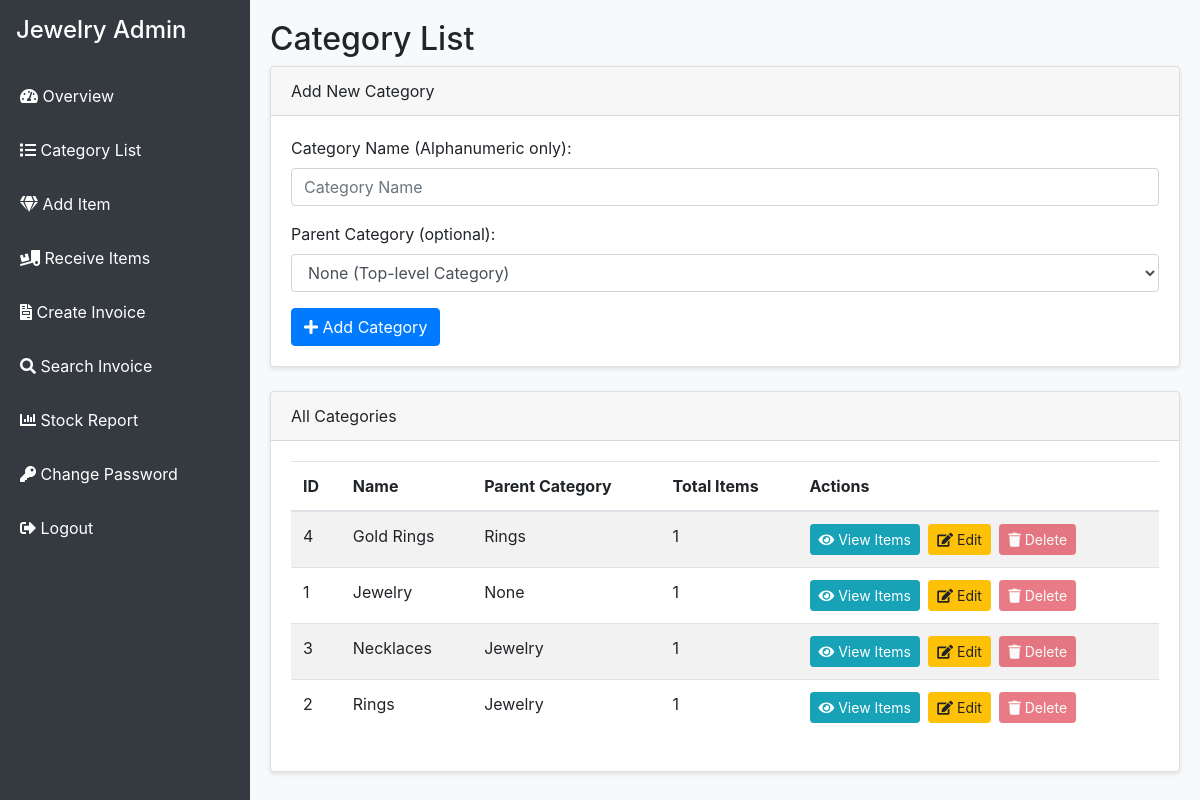
The app's page /category_list.php (signed in) with its own data.
### tables this page shows
CREATE TABLE `categories` (
  `id` int(11) NOT NULL,
  `name` varchar(100) NOT NULL,
  `parent_id` int(11) DEFAULT NULL
);

### category_list.php (the view, shortened to what this page needs)
<?php
require_once 'db_connect.php';
try {
    $stmt = $conn->query("SELECT c1.id, c1.name, c2.name AS parent_name
                          FROM categories c1
                          LEFT JOIN categories c2 ON c1.parent_id = c2.id
                          ORDER BY c1.name ASC");
    $categories = $stmt->fetchAll(PDO::FETCH_ASSOC);
} catch(PDOException $e) {
    $error_message = "Error loading categories: " . $e->getMessage();
}
?>
<!DOCTYPE html>
<html>
<head>
    <link rel="stylesheet" href="https://maxcdn.bootstrapcdn.com/bootstrap/4.5.2/css/bootstrap.min.css">
    <link rel="stylesheet" href="https://cdnjs.cloudflare.com/ajax/libs/font-awesome/5.15.4/css/all.min.css">
</head>
<body>
    <div class="wrapper">
        <nav class="sidebar">
            <div class="p-3">
                <h4 class="text-white">Jewelry Admin</h4>
            </div>
            <ul class="nav flex-column">
                <li class="nav-item">
                    <a class="nav-link" href="dashboard.php#overview"><i class="fas fa-tachometer-alt"></i> Overview</a>
                </li>
                <li class="nav-item">
                    <a class="nav-link" href="category_list.php"><i class="fas fa-list"></i> Category List</a>
                </li>
                <li class="nav-item">
                    <a class="nav-link" href="dashboard.php#add-item"><i class="fas fa-gem"></i> Add Item</a>
                </li>
                <li class="nav-item">
                    <a class="nav-link" href="dashboard.php#receive-items"><i class="fas fa-truck-loading"></i> Receive Items</a>
                </li>
                <li class="nav-item">
                    <a class="nav-link" href="dashboard.php#create-invoice"><i class="fas fa-file-invoice"></i> Create Invoice</a>
                </li>
                <li class="nav-item">
                    <a class="nav-link" href="dashboard.php#search-invoice"><i class="fas fa-search"></i> Search Invoice</a>
                </li>
                <li class="nav-item">
                    <a class="nav-link" href="dashboard.php#stock-report"><i class="fas fa-chart-bar"></i> Stock Report</a>
                </li>
                <li class="nav-item">
                    <a class="nav-link" href="change_password.php"><i class="fas fa-key"></i> Change Password</a>
                </li>
                <li class="nav-item">
                    <a class="nav-link" href="logout.php"><i class="fas fa-sign-out-alt"></i> Logout</a>
                </li>
            </ul>
        </nav>
        <div class="content">
            <h2>Category List</h2>
            <div class="card mb-4">
                <div class="card-header">Add New Category</div>
                <div class="card-body form-section">
                    <form method="POST" action="process.php" id="addCategoryForm" onsubmit="return validateForm()">
                        <div class="form-group">
                            <label for="category_name">Category Name (Alphanumeric only):</label>
                            <input type="text" name="category_name" id="category_name" class="form-control"
                                   placeholder="Category Name" required pattern="[A-Za-z0-9\s]+"
                                   oninput="showSuggestions(this.value)">
                        </div>
                        <div class="form-group">
                            <label for="parent_id">Parent Category (optional):</label>
                            <select name="parent_id" id="parent_id" class="form-control">
                                <option value="">None (Top-level Category)</option>
                            </select>
                        </div>
                        <button type="submit" class="btn btn-primary"><i class="fas fa-plus"></i> Add Category</button>
                    </form>
                </div>
            </div>
            <div class="card">
                <div class="card-header">All Categories</div>
                <div class="card-body">
                    <?php if (empty($categories)): ?>
                        <p>No categories found.</p>
                    <?php else: ?>
                        <table class="table table-striped">
                            <thead>
                                <tr>
                                    <th>ID</th>
                                    <th>Name</th>
                                    <th>Parent Category</th>
                                    <th>Total Items</th>
                                    <th>Actions</th>
                                </tr>
                            </thead>
                            <tbody>
                                <?php foreach ($categories as $category): ?>
                                    <?php
                                    $stmt = $conn->prepare("SELECT COUNT(*) FROM items WHERE category_id = ?");
                                    $stmt->execute([$category['id']]);
                                    $item_count = $stmt->fetchColumn();
                                    $stmt = $conn->prepare("SELECT COUNT(*) FROM categories WHERE parent_id = ?");
                                    $stmt->execute([$category['id']]);
                                    $subcategory_count = $stmt->fetchColumn();
                                    ?>
                                    <tr>
                                        <td><?php echo $category['id']; ?></td>
                                        <td><?php echo htmlspecialchars($category['name']); ?></td>
                                        <td><?php echo $category['parent_name'] ? htmlspecialchars($category['parent_name']) : 'None'; ?></td>
                                        <td><?php echo $item_count; ?></td>
                                        <td>
                                            <a href="category_items.php?category_id=<?php echo $category['id']; ?>"
                                               class="btn btn-sm btn-info mr-1">
                                                <i class="fas fa-eye"></i> View Items
                                            </a>
                                            <a href="edit_category.php?id=<?php echo $category['id']; ?>"
                                               class="btn btn-sm btn-warning mr-1">
                                                <i class="fas fa-edit"></i> Edit
                                            </a>
                                            <?php if ($item_count == 0 && $subcategory_count == 0): ?>
                                                <a href="process.php?action=delete_category&id=<?php echo $category['id']; ?>"
                                                   class="btn btn-sm btn-danger"
                                                   onclick="return confirm('Are you sure you want to delete <?php echo htmlspecialchars($category['name']); ?>?')">
                                                    <i class="fas fa-trash"></i> Delete
                                                </a>
                                            <?php else: ?>
                                                <button class="btn btn-sm btn-danger" disabled
                                                        title="Cannot delete: Items or subcategories exist">
                                                    <i class="fas fa-trash"></i> Delete
                                                </button>
                                            <?php endif; ?>
                                        </td>
                                    </tr>
                                <?php endforeach; ?>
                            </tbody>
                        </table>
                    <?php endif; ?>
                </div>
            </div>
        </div>
    </div>
</body>
</html>

### category_list.php (style rules this page uses)
body { background-color: #f8f9fa; margin: 0; padding: 0; }
.wrapper { display: flex; min-height: 100vh; }
.sidebar { width: 250px; background: #343a40; color: white; position: fixed; height: 100%; }
.sidebar .nav-link { color: white; padding: 15px 20px; }
.content { margin-left: 250px; padding: 20px; width: 100%; }
.card { box-shadow: 0 2px 4px rgba(0,0,0,0.1); }
.form-section { padding: 20px; }

### records on screen
categories: id "4", name "Gold Rings", parent.name "Rings", item_count "1"
categories: id "1", name "Jewelry", shows "None", item_count "1"
categories: id "3", name "Necklaces", parent.name "Jewelry", item_count "1"
categories: id "2", name "Rings", parent.name "Jewelry", item_count "1"
